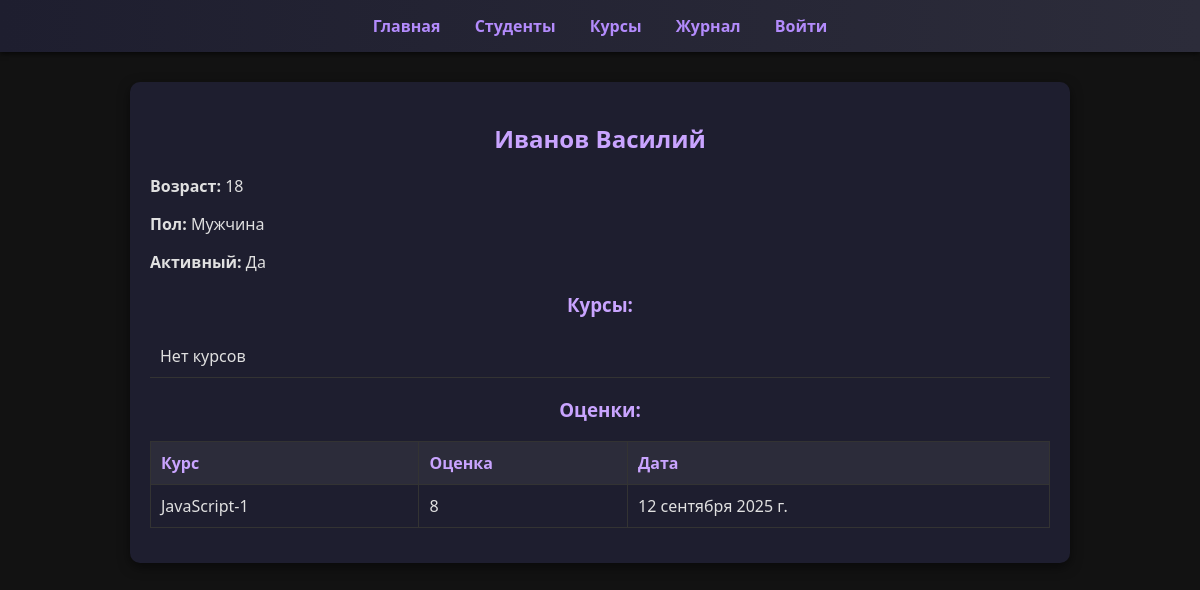
The app's page /students/1/ with its own data.
### main/models.py (models this page shows, shortened)
class Student(models.Model):
    name = models.CharField(max_length=30, verbose_name="Имя")
    surname = models.CharField(max_length=30, verbose_name="Фамилия")
    age = models.SmallIntegerField(
        validators=[MinValueValidator(18), MaxValueValidator(100)],
        verbose_name="Возраст"
    )
    sex = models.CharField(
        max_length=10,
        choices=[('m', 'Мужчина'), ('f', 'Женщина')],
        verbose_name="Пол"
    )
    active = models.BooleanField(default=True, verbose_name="Активный")
    course = models.ManyToManyField("Course", blank=True, verbose_name="Курсы")
    def __str__(self):
        return f"{self.surname} {self.name}"

class Grade(models.Model):
    person = models.ForeignKey(Student, on_delete=models.CASCADE, related_name="grades")
    course = models.ForeignKey(Course, on_delete=models.CASCADE, null=True)
    grade = models.PositiveSmallIntegerField(
        validators=[MinValueValidator(0), MaxValueValidator(100)],
        verbose_name="Оценка"
    )
    date = models.DateField(null=True, verbose_name="Дата оценки")
    date_add = models.DateField(auto_now_add=True)
    date_update = models.DateField(auto_now=True)

class Course(models.Model):
    langs = [
        ('py', 'Python'),
        ('js', 'JavaScript'),
        ('c', 'C++'),
        ('an', 'Android'),
    ]
    name = models.CharField(choices=langs, max_length=20, verbose_name="Курс")
    course_num = models.SmallIntegerField(default=1, verbose_name="Номер курса")
    start_date = models.DateField(null=True, verbose_name="Начало курса")
    end_date = models.DateField(null=True, verbose_name="Окончание курса")
    description = models.TextField(blank=True, verbose_name="Описание")
    def __str__(self):
        return f"{self.get_name_display()}-{self.course_num}"

### main/views.py (the view)
# urls.py: path("students/<int:pk>/", views.student_detail, name="student_detail"),
def student_detail(request, pk):
    student = get_object_or_404(Student.objects.prefetch_related("grades__course"), pk=pk)
    return render(request, "students/student_detail.html", {"student": student})

### templates/students/student_detail.html (shortened to what this page needs)
{% extends "base.html" %}
{% block content %}
<h2>{{ student.surname }} {{ student.name }}</h2>
<p><b>Возраст:</b> {{ student.age }}</p>
<p><b>Пол:</b> {{ student.get_sex_display }}</p>
<p><b>Активный:</b> {{ student.active|yesno:"Да,Нет" }}</p>
<h3>Курсы:</h3>
<ul>
{% for c in student.course.all %}
    <li>{{ c }}</li>
{% empty %}
    <li>Нет курсов</li>
{% endfor %}
</ul>
<h3>Оценки:</h3>
<table>
<tr><th>Курс</th><th>Оценка</th><th>Дата</th></tr>
{% for g in student.grades.all %}
    <tr>
        <td>{{ g.course }}</td>
        <td>{{ g.grade }}</td>
        <td>{{ g.date }}</td>
    </tr>
{% empty %}
    <tr><td colspan="3">Нет оценок</td></tr>
{% endfor %}
</table>
{% endblock %}

### static/css/style.css (style rules this page uses)
body { margin: 0; font-family: 'Segoe UI', Tahoma, sans-serif; background-color: #121212; color: #e0e0e0; }
h1, h2, h3 { color: #c9a4ff; text-align: center; }
ul, table { width: 100%; padding: 0; margin: 15px 0; }
ul li { list-style: none; padding: 10px; border-bottom: 1px solid #333; transition: background 0.3s ease; }
table { border-collapse: collapse; width: 100%; }
table th, table td { padding: 10px; border: 1px solid #333; text-align: left; }
table th { background-color: #2c2c3a; color: #c9a4ff; }

### records on screen
Student: surname "Иванов", name "Василий", age "18", sex "Мужчина", active "Да"
Grade: course "JavaScript-1", grade "8", date "12 сентября 2025 г."
